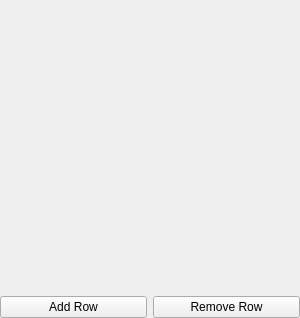
<?xml version="1.0" encoding="UTF-8"?>
<ui version="4.0">
 <class>dropTableEdit</class>
 <widget class="QWidget" name="dropTableEdit">
  <property name="geometry">
   <rect>
    <x>0</x>
    <y>0</y>
    <width>300</width>
    <height>318</height>
   </rect>
  </property>
  <property name="sizePolicy">
   <sizepolicy hsizetype="Preferred" vsizetype="Preferred">
    <horstretch>0</horstretch>
    <verstretch>0</verstretch>
   </sizepolicy>
  </property>
  <property name="minimumSize">
   <size>
    <width>250</width>
    <height>0</height>
   </size>
  </property>
  <property name="windowTitle">
   <string>Form</string>
  </property>
  <layout class="QGridLayout" name="gridLayout">
   <property name="leftMargin">
    <number>0</number>
   </property>
   <property name="topMargin">
    <number>0</number>
   </property>
   <property name="rightMargin">
    <number>0</number>
   </property>
   <property name="bottomMargin">
    <number>0</number>
   </property>
   <item row="1" column="0">
    <widget class="QPushButton" name="addRow">
     <property name="text">
      <string>Add Row</string>
     </property>
    </widget>
   </item>
   <item row="1" column="1">
    <widget class="QPushButton" name="removeRow">
     <property name="text">
      <string>Remove Row</string>
     </property>
    </widget>
   </item>
   <item row="0" column="0" colspan="2">
    <widget class="QWidget" name="widget" native="true"/>
   </item>
  </layout>
 </widget>
 <resources/>
 <connections/>
</ui>
